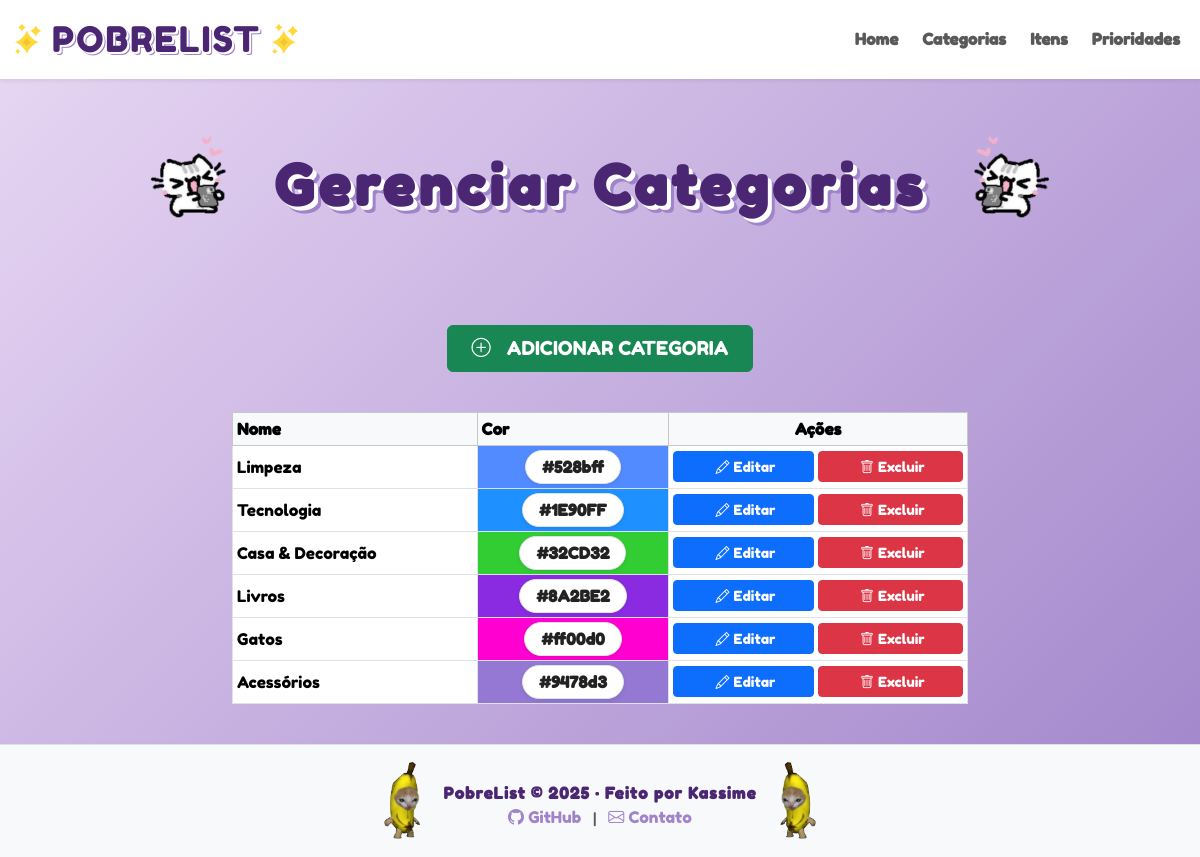
/view/categorias/listar.php, run on the app's committed database.
### tables this page shows
CREATE TABLE `categoria` (
  `id` int NOT NULL,
  `nome` varchar(100) NOT NULL,
  `categoria_cor` varchar(7) NOT NULL
);

### util/Connection.php (called while the page is built, shortened)
<?php
class Connection {
    private static $conn = null;
    public static function getConnection() {
        if(self::$conn == null) {
            try {
                $opcoes = array(
                    PDO::MYSQL_ATTR_INIT_COMMAND => "SET NAMES utf8",
                    PDO::ATTR_ERRMODE => PDO::ERRMODE_EXCEPTION,
                    PDO::ATTR_DEFAULT_FETCH_MODE => PDO::FETCH_ASSOC);
                $strConn = "mysql:host=" . DB_HOST . ";dbname=" . DB_NAME;
                self::$conn = new PDO($strConn, DB_USER, DB_PASSWORD, $opcoes);
            } catch(PDOException $e) {
                echo "Erro ao conectar na base de dados.<br>";
                print_r($e);
            }
        }
        return self::$conn;
    }
}

### controller/CategoriaController.php (called while the page is built, shortened)
<?php
require_once(__DIR__ . '/../dao/CategoriaDAO.php');
require_once(__DIR__ . '/../model/Categoria.php');
class CategoriaController {
	private CategoriaDAO $categoriaDAO;
	public function __construct() {
		$this->categoriaDAO = new CategoriaDAO();
	}
	public function listar() {
		return $this->categoriaDAO->listar();
	}
}

### dao/CategoriaDAO.php (called while the page is built, shortened)
<?php
require_once(__DIR__ . '/../model/Categoria.php');
require_once(__DIR__ . '/../util/Connection.php');
class CategoriaDAO {
	private $conn;
	public function __construct() {
		$this->conn = Connection::getConnection();
	}
	public function listar() {
		$sql = "SELECT * FROM categoria";
		$stmt = $this->conn->prepare($sql);
		$stmt->execute();
		$result = $stmt->fetchAll(PDO::FETCH_ASSOC);
		$categorias = [];
		foreach ($result as $row) {
			$cat = new Categoria();
			$cat->setId($row['id'])
				->setNome($row['nome'])
				->setCor($row['categoria_cor']);
			$categorias[] = $cat;
		}
		return $categorias;
	}
}

### model/Categoria.php (called while the page is built)
<?php
class Categoria {
	private ?int $id;
	private ?string $nome;
	private ?string $cor;
	public function getId(): ?int
	{
		return $this->id;
	}
	public function setId(?int $id): self
	{
		$this->id = $id;
		return $this;
	}
	public function getNome(): ?string
	{
		return $this->nome;
	}
	public function setNome(?string $nome): self
	{
		$this->nome = $nome;
		return $this;
	}
	public function getCor(): ?string
	{
		return $this->cor;
	}
	public function setCor(?string $cor): self
	{
		$this->cor = $cor;
		return $this;
	}
}

### view/categorias/listar.php (the view, shortened to what this page needs)
<?php
require_once(__DIR__ . '/../../controller/CategoriaController.php');
$categoriaCont = new CategoriaController();
$categorias = $categoriaCont->listar();
include_once(__DIR__ . '/../include/header.php');
include_once(__DIR__ . '/../include/nav.php');
?>
<div class="container my-4">
    <div class="row g-3 align-items-center justify-content-center mb-4">
        <div class="row justify-content-center mb-5">
            <div class="col-12 w-100 d-flex justify-content-center align-items-center gap-2 flex-wrap">
                <img src="../../src/img/categoria.png" alt="Estrela esquerda" style="height:150px;width:auto;transform: scaleX(-1);">
                <h1 class="pobrelist-subtitulo fw-bold text-nowrap text-center m-0"
                    style="font-family:'More Sugar','Fredoka One',cursive; color:#4b2673; text-shadow: 4px 4px 0 #fff, 7px 7px 0 #a084ca; letter-spacing:4px; font-size:clamp(2rem, 6vw, 3.5rem);">
                    Gerenciar Categorias
                </h1>
                <img src="../../src/img/categoria.png" alt="Estrela direita" style="height:150px;width:auto;">
            </div>
        </div>
        <div class="col-auto mb-3">
            <a href="inserir.php" class="btn btn-success d-flex align-items-center gap-2 px-4 py-2" style="font-size:1.2rem;">
                <span class="me-2"><i class="bi bi-plus-circle"></i></span>
                ADICIONAR CATEGORIA
            </a>
        </div>
    </div>
    <div class="row justify-content-center">
        <div class="col-12 col-md-10 col-lg-8">
            <div class="table-responsive">
                <table class="table table-bordered table-hover table-sm align-middle bg-white">
                    <thead class="table-light">
                        <tr>
                            <th>Nome</th>
                            <th>Cor</th>
                            <th class="text-center">Ações</th>
                        </tr>
                    </thead>
                    <tbody>
                        <?php if (empty($categorias)): ?>
                            <tr>
                                <td colspan="3" class="text-center">Nenhuma categoria cadastrada.</td>
                            </tr>
                        <?php else: ?>
                            <?php foreach ($categorias as $cat): ?>
                                <tr>
                                    <td><?= htmlspecialchars($cat->getNome()) ?></td>
                                    <td class="text-center" style="background-color: <?= htmlspecialchars($cat->getCor()) ?>; color: #222; font-weight: bold;">
                                        <span class="badge rounded-pill px-3 py-2 border shadow-sm"
                                              style="background: #fff; color: #222; font-size: 1rem;">
                                            <?= htmlspecialchars($cat->getCor()) ?>
                                        </span>
                                    </td>
                                    <td class="text-center">
                                        <div class="d-flex flex-wrap justify-content-center gap-1">
                                            <a href="alterar.php?id=<?= $cat->getId() ?>" class="btn btn-sm btn-primary flex-fill">
                                                <i class="bi bi-pencil mx-1"></i>Editar
                                            </a>
                                            <a href="excluir.php?id=<?= $cat->getId() ?>" class="btn btn-sm btn-danger flex-fill"
                                               onclick="return confirm('Tem certeza que deseja excluir <?= $cat->getNome()?>?');">
                                                <i class="bi bi-trash mx-1"></i>Excluir
                                            </a>
                                        </div>
                                    </td>
                                </tr>
                            <?php endforeach; ?>
                        <?php endif; ?>
                    </tbody>
                </table>
            </div>
        </div>
    </div>
</div>
<?php include_once(__DIR__ . '/../include/footer.php'); ?>

### view/include/header.php (shortened to what this page needs)
<!DOCTYPE html>
<html lang="pt-br">
<head>
	<link href="https://cdn.jsdelivr.net/npm/bootstrap@5.3.2/dist/css/bootstrap.min.css" rel="stylesheet">
	<link href="https://fonts.cdnfonts.com/css/more-sugar" rel="stylesheet">
	<link rel="stylesheet" href="/PobreList/css/style.css">
</head>
<body class="min-vh-100">

### view/include/nav.php (shortened to what this page needs)
<nav class="navbar navbar-expand-lg navbar-light bg-white shadow-sm py-2 mb-4">
  <div class="container-fluid">
    <a class="navbar-brand d-flex align-items-center gap-2" href="/PobreList/index.php">
      <img src="/PobreList/src/img/estrela.png" alt="Estrela" style="height:32px;width:auto;">
      <span class="pobrelist-title m-0" style="font-size:2.2rem; font-family:'More Sugar','Fredoka One',cursive; color:#4b2673; text-shadow: 2px 2px 0 #fff, 3px 3px 0 #a084ca; letter-spacing:2px;">POBRELIST</span>
      <img src="/PobreList/src/img/estrela.png" alt="Estrela" style="height:32px;width:auto;">
    </a>
    <div class="collapse navbar-collapse" id="navbarNav">
      <ul class="navbar-nav ms-auto gap-2">
        <li class="nav-item">
          <a class="nav-link fw-bold" href="/PobreList/index.php">Home</a>
        </li>
        <li class="nav-item">
          <a class="nav-link fw-bold" href="/PobreList/view/categorias/listar.php">Categorias</a>
        </li>
        <li class="nav-item">
          <a class="nav-link fw-bold" href="/PobreList/view/itens/listar.php">Itens</a>
        </li>
        <li class="nav-item">
          <a class="nav-link fw-bold" href="/PobreList/view/prioridades/listar.php">Prioridades</a>
        </li>
      </ul>
    </div>
  </div>
</nav>

### view/include/footer.php (shortened to what this page needs)
<footer class="footer bg-light border-top shadow-sm py-3 w-100 min-vh-20" style="left:0;">
	<div class="container d-flex flex-row align-items-center justify-content-center">
		<img src="/Pobrelist/src/img/footer.png" style="height:10vh; width:auto;transform: scaleX(-1);" alt="">
		<div class="mt-2 text-center d-flex flex-column align-items-center">
			<span class="fw-bold" style="color:#4b2673; font-family:'Fredoka One', Arial, sans-serif; letter-spacing:1px;">
				PobreList &copy; 2025 &middot; Feito por Kassime</span>
			<div>
				<a href="https://github.com/GiKassime/PobreList" target="_blank" class="text-decoration-none me-2" style="color:#a084ca;">
					<i class="bi bi-github"></i> GitHub
				</a>
				<span class="text-muted small">|</span>
				<a href="mailto:giovana.kassime.tds2023@gmail.com" class="text-decoration-none ms-2" style="color:#a084ca;">
					<i class="bi bi-envelope"></i> Contato
				</a>
			</div>
		</div>
		<img src="/Pobrelist/src/img/footer.png" style="height:10vh; width:auto;" alt="">
	</div>
</footer>
<link rel="stylesheet" href="https://cdn.jsdelivr.net/npm/bootstrap-icons@1.11.1/font/bootstrap-icons.css">
</body>

### css/style.css (style rules this page uses)
html, body { height: 100%; }
body { min-height: 100vh; height: 100%; display: flex; flex-direction: column; font-family: 'Fredoka One', Arial, sans-serif; background: linear-gradient(-45deg, #e9d8f4, #af64cc, #cdb4f6, #a084ca, #e9d8f4); background-size: 400% 400%; animation: gradientBG 15s ease infinite; }
.footer { margin-top: auto; }
.pobrelist-title, .pobrelist-subtitulo { color: #4b2673; text-shadow: 3px 3px 0 #fff, 5px 5px 0 #a084ca; letter-spacing: 2px; margin-bottom: 2rem; font-family: 'More Sugar', 'Fredoka One', Arial, sans-serif; }
body, html { overflow-x: hidden; }

### data on the page
categoria: nome "Limpeza", categoria_cor "#528bff"
categoria: nome "Tecnologia", categoria_cor "#1E90FF"
categoria: nome "Casa & Decoração", categoria_cor "#32CD32"
categoria: nome "Livros", categoria_cor "#8A2BE2"
categoria: nome "Gatos", categoria_cor "#ff00d0"
categoria: nome "Acessórios", categoria_cor "#9478d3"
